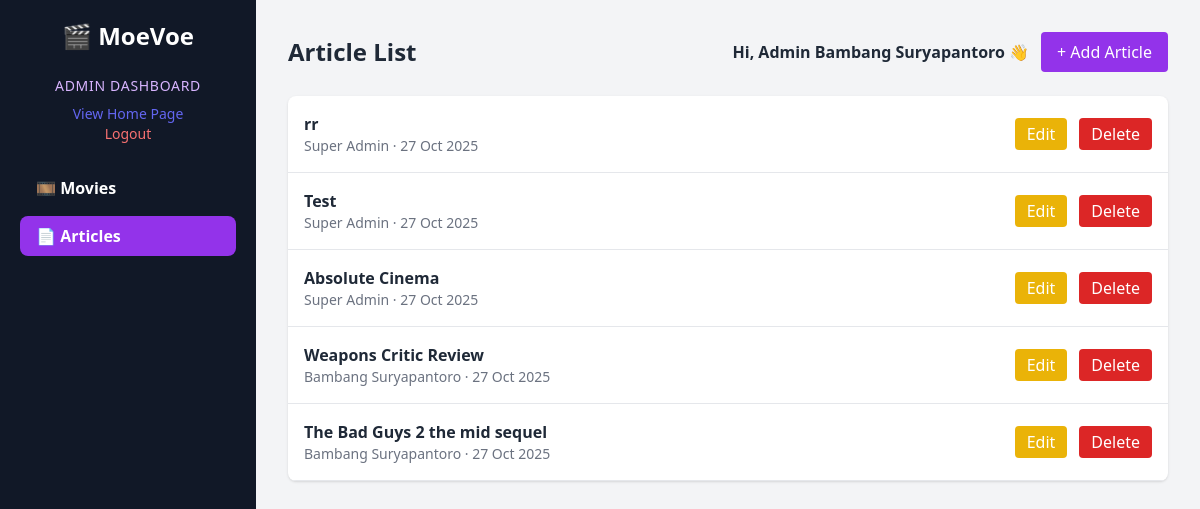
Page /admin_article.php (signed in) on the committed database.
### tables this page shows
CREATE TABLE `account` (
  `id` int(5) NOT NULL,
  `email` varchar(30) NOT NULL,
  `name` varchar(30) NOT NULL,
  `password` varchar(255) NOT NULL,
  `role` enum('admin','user') NOT NULL
);

CREATE TABLE `articles` (
  `id` int(11) NOT NULL,
  `title` varchar(255) NOT NULL,
  `content` text NOT NULL,
  `image` varchar(255) NOT NULL,
  `created_at` datetime NOT NULL,
  `author_id` int(11) NOT NULL
);

### admin_article.php (the view, shortened to what this page needs)
<?php
include 'db_connect.php';
$user_id = $_SESSION['user_id'];
$u = mysqli_fetch_assoc(mysqli_query($conn, "SELECT * FROM account WHERE id='$user_id'"));
$articles = mysqli_query($conn, "SELECT a.*, account.name AS author
                                FROM articles a
                                LEFT JOIN account ON a.author_id = account.id
                                ORDER BY a.created_at DESC");
?>
<!DOCTYPE html>
<html lang="en">
<head>
  <script src="https://cdn.tailwindcss.com"></script>
</head>
<body class="flex min-h-screen bg-gray-100 text-gray-800">
  <?php include 'admin_sidebar.php'; ?>
  <div class="flex-1 p-8">
    <div class="flex justify-between items-center mb-6">
      <h1 class="text-2xl font-bold">Article List</h1>
      <div class="flex items-center gap-3">
        <span class="font-semibold">Hi, Admin <?= htmlspecialchars($u['name']) ?> 👋</span>
        <a href="admin_add_article.php"
           class="bg-purple-600 text-white px-4 py-2 rounded hover:bg-purple-700 transition">+ Add Article</a>
      </div>
    </div>
    <div class="bg-white shadow rounded-lg overflow-hidden">
      <?php while ($row = mysqli_fetch_assoc($articles)): ?>
        <div class="flex justify-between items-center border-b p-4 hover:bg-gray-50 transition">
          <div>
            <p class="font-semibold text-gray-800"><?= htmlspecialchars($row['title']) ?></p>
            <p class="text-gray-500 text-sm">
              <?= htmlspecialchars($row['author'] ?? 'Admin') ?> ·
              <?= date("d M Y", strtotime($row['created_at'])) ?>
            </p>
          </div>
          <div class="flex gap-3">
            <a href="admin_add_article.php?edit=<?= $row['id'] ?>"
               class="bg-yellow-500 text-white px-3 py-1 rounded hover:bg-yellow-600">Edit</a>
            <a href="admin_delete_article.php?id=<?= $row['id'] ?>"
               onclick="return confirm('Delete this article?')"
               class="bg-red-600 text-white px-3 py-1 rounded hover:bg-red-700">Delete</a>
          </div>
        </div>
      <?php endwhile; ?>
    </div>
  </div>
</body>
</html>

### rows in the picture
account: name "Bambang Suryapantoro"
articles: title "rr", author.name "Super Admin", created_at "27 Oct 2025"
articles: title "Test", author.name "Super Admin", created_at "27 Oct 2025"
articles: title "Absolute Cinema", author.name "Super Admin", created_at "27 Oct 2025"
articles: title "Weapons Critic Review", author.name "Bambang Suryapantoro", created_at "27 Oct 2025"
articles: title "The Bad Guys 2 the mid sequel", author.name "Bambang Suryapantoro", created_at "27 Oct 2025"
